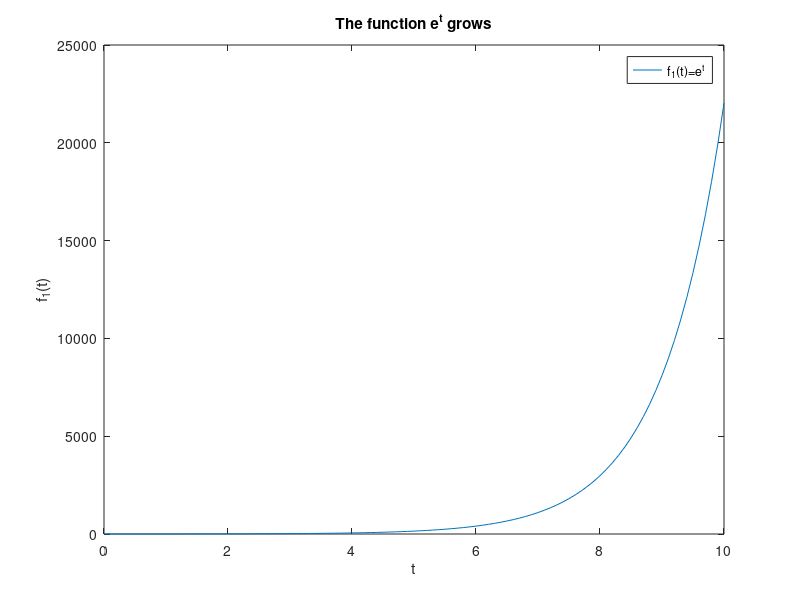
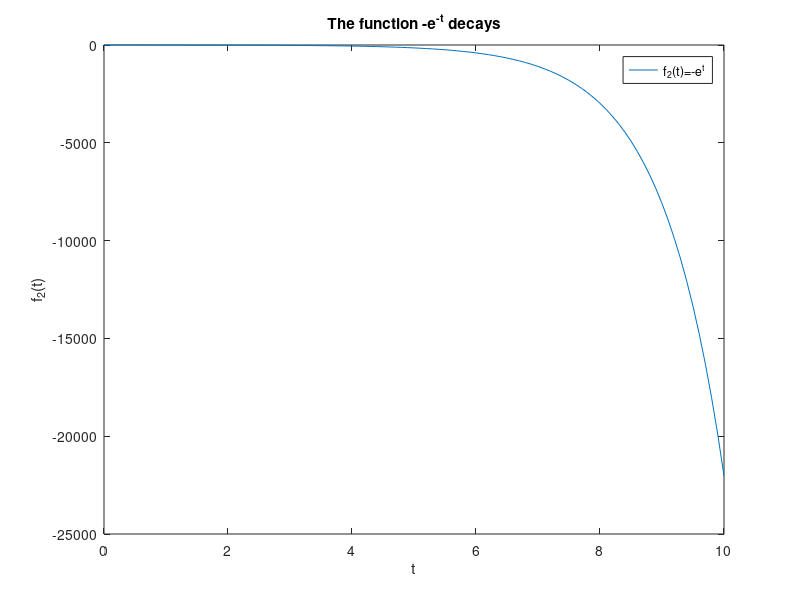
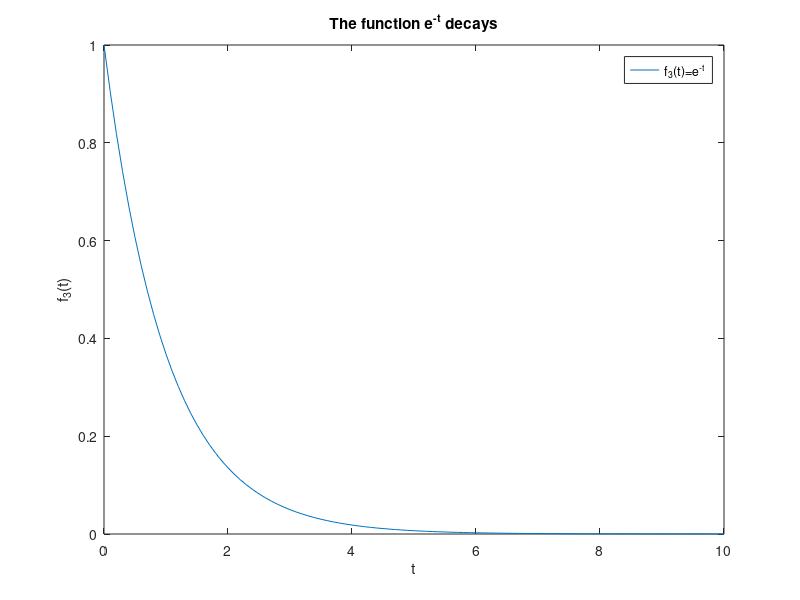
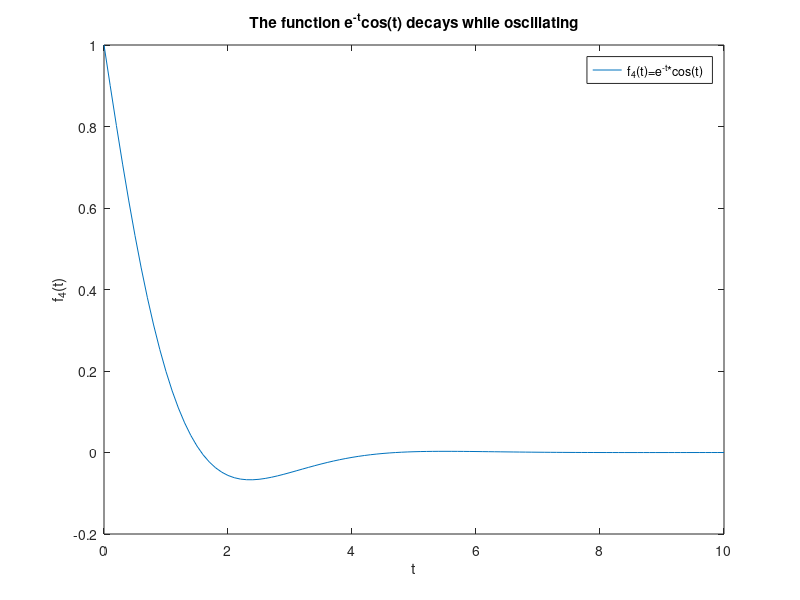

The MATLAB script that drew these images, in order: (Note: this script raises an error after producing the figures.)
 %% Second-Order Lab: Second-Order Linear DEs in MATLAB
%
%
% In this lab, you will learn how to use |iode| to plot solutions of 
% second-order ODEs. You will also learn to classify the behaviour of 
% different types of solutions.
%
% Moreover, you will write your own Second-Order ODE system solver, and 
% compare its results to those of |iode|.
%
% Opening the m-file lab5.m in the MATLAB editor, step through each
% part using cell mode to see the results.  Compare the output with the
% PDF, which was generated from this m-file.
%
% There are seven (7) exercises in this lab that are to be handed in on the
% due date of the lab. Write your solutions in the template, including
% appropriate descriptions in each step. Save the m-files and submit them 
% on Quercus.
%
% MAT292, Fall 2018, Stinchcombe & Khovanskii, modified from
% MAT292, Fall 2017, Stinchcombe & Sinnamon, modified from
% MAT292, Fall 2015, Sousa, based on
% Spring 2010, Jerrard

%% Iode for Second-Order Linear DEs with constant coefficients
% 
% In the |iode| menu, select the |Second order linear ODEs| module.
% It opens with a default DE and a default forcing function |f(t) =
% cos(2t)|. The forcing function can be plotted along with the solution by
% choosing |Show forcing function| from the |Options| menu.
%
% Use this module to easily plot solutions to these kind of equations.
%
% There are three methods to input the initial conditions:
%
% Method 1. Enter the values for |t0|, |x(t0)|, and |x'(t0)| into the
% |Initial conditions| boxes, and then click |Plot solution|.
%
% Method 2. Enter the desired slope |x'(t0)| into the appropriate into the
% |Initial conditions| box, and then click on the graph at the point
% |(t0,x(t0))| where you want the solution to start.
%
% Method 3. Press down the left mouse button at the desired point
% |(t0,x(t0))| and drag the mouse a short distance at the desired slope
% |x'(t0)|. When you release the mouse button, |iode| will plot the
% solution.

%% Growth and Decay Concepts
%
% We want to classify different kinds of behaviour of the solutions. We say
% that a solution:
%
% |grows| if its magnitude tends to |infinity| for large values of |t|, that
% is, if either the solution tends to $+\infty$ or $-\infty$,
%
% |decays| if its magnitude converges to |0| for large values of |t|,
%
% |decays while oscillating| if it keeps changing sign for large values of
% |t| and the amplitude of the oscillation tends to zero,
%
% |grows while oscillating| if it keeps changing sign for large values of
% |t| and the amplitude of the oscillation tends to infinity.

%% Example
%
t = 0:0.1:10;

% Example 1
figure();
y1 = exp(t);
plot(t,y1)

% Annotate the figure
xlabel('t');
ylabel('f_1(t)');
title('The function e^t grows');
legend('f_1(t)=e^t');



% Example 2
figure();
y2 = -exp(t);
plot(t,y2)

% Annotate the figure
xlabel('t');
ylabel('f_2(t)');
title('The function -e^{-t} decays');
legend('f_2(t)=-e^{t}');



% Example 3
figure();
y3 = exp(-t);
plot(t,y3)

% Annotate the figure
xlabel('t');
ylabel('f_3(t)');
title('The function e^{-t} decays');
legend('f_3(t)=e^{-t}');



% Example 4
figure();
y4 = exp(-t).*cos(t);
plot(t,y4)

% Annotate the figure
xlabel('t');
ylabel('f_4(t)');
title('The function e^{-t}cos(t) decays while oscillating');
legend('f_4(t)=e^{-t}*cos(t)');



% Example 5
figure();
y5 = exp(t).*sin(2*t);
plot(t,y5)

% Annotate the figure
xlabel('t');
ylabel('f_5(t)');
title('The function e^{t}sin(2t) grows while oscillating');
legend('f_5(t)=e^{t}sin(2t)');



% Example 6
figure();
y6 = sin(3*t);
plot(t,y6)

% Annotate the figure
xlabel('t');
ylabel('f_6(t)');
title('The function sin(3t) neither decays nor grows, it just oscillates');
legend('f_6(t)=sin(3t)');



% |Remark.| A function which |grows while oscillating| doesn't |grow|,
% because it keeps changing sign, so it neither tends to $+\infty$ nor to
% $-\infty$.

%% Exercise 1
%
% Objective: Use |iode| to solve second-order linear DEs. And classify
% them.
%
% Details: Consider the ODE:
%
%  4y'' + 4 y' + 17 y = 0
%
% (a) Use |iode| to plot six (6) numerical solutions of this equation with
% "random" initial data (use Method 3 above) and press-and-drag at various
% initial points, with some of the slopes being positive and some negative)
%
% Use only initial points in the part of the window where |0<t<1| and
% |-1<x<1| and take all initial slopes between |-3| and |+3|.
%
% Change the window to |[0,10]x[-3,3]|.
% Save a cropped screenshot with the filename ex1_<UTORid>.png
% Changing "UTORid" below will result in the image being included when you "Publish".
% 
% <<ex1_.png>>
% 
%
% (b) Based on the results of (a), state what percentage of solutions 
% decay, grow, grow while oscillating, or decay while oscillating.
% decay: 0%
% grow: 0% 
% grow while oscillating: 0%
% decay while oscillating: 100%
%
% (c) Solve the DE and write the exact solution. Explain why this justifies
% your answer in (b).

% The exact solution is y = (e^(-t/2))*(c1*cos(2t)+c2*sin(2t))
% The exact solution shows that it is a "decay while oscillating" function
% since the power of e is negative which makes the function decay and the
% cosine and sine part of the function makes the function oscillate
% as t approaches positive infinity.

%% Exercise 2
%
% Consider the ODE:
%
%  y'' + sqrt(3) y' - y/4 = 0
%
% Repeat (a), (b), (c) from Exercise 1 with this DE.
% 
% <<ex2_.png>>
%
% (b)
% decay: 0%
% grow: 100% 
% grow while oscillating: 0%
% decay while oscillating: 0%
%
% (c)
% The exact solution:
% y = c1*e^(((2-sqrt(3))/2)*t)+c2*e^(((-2-sqrt(3))/2)*t)
% The graph of the function is not oscillating which is proven by the exact
% solution not having a cosine or sine component. 
% Also, positive exponent exponentials approaches infinity while negative
% exponent exponentials approaches 0 as t approaches positive infinity. 
% Therefore, the c2*e^(((-2-sqrt(3))/2)*t) term appraoches 0 as t 
% approaches positive infinity and the c1*e^(((2-sqrt(3))/2)*t) term
% becomes the dominant term. As a result, we would expect the function to
% grow.

%% Exercise 3
%
% Consider the ODE:
%
%  y'' + sqrt(3) y' + y/4 = 0
%
% Repeat (a), (b), (c) from Exercise 1 with this DE.
% 
% <<ex3_.png>>
%
% (b)
% decay: 100%
% grow: 0% 
% grow while oscillating: 0%
% decay while oscillating: 0%
%
% (c)
% The exact solution:
% y = c1*e^(((sqrt(2)-sqrt(3))/2)*t)+c2*e^(((-sqrt(2)-sqrt(3))/2)*t)
% The graph of the function is not oscillating which is proven by the exact
% solution not having a cosine or sine component. 
% Also, as previously mentioned, negative exponent exponentials approaches
% 0 as t approaches positive infinity. For this function, both terms have
% negative exponent exponentials. Therefore, the function is a decaying
% one.

%% Example
%
% Consider the ODE:
%
%  y'' + 2y' + 10y = 0
% 
% The solution is
%
%  y(t) = e^(-t) ( c1 cos(3t) + c2 sin(3t) )
%
% From this, it is easy to see that all solutions decay while oscillating.
%
% Similarly, for the equation 
%
%  y'' - 2y' + 10y = 0
% 
% The solution is
%
%  y(t) = e^t ( c3 cos(3t) + c4 sin(3t) )
%
% which grows while oscillating.

%% Exercise 4
%
% Consider the fourth-order ODE:
%
%  y'''' + 2 y''' + 6 y'' + 2 y' + 5 y = 0
%
% (a) Find the general solution for this problem. You can use MATLAB to 
% find the roots of the characteristic equation numerically with |roots| or
% symbolically with |solve|.
y = [1, 2, 6, 2, 5];
roots(y)

%
% y = e^(-t)*(c1*sin(2*t)+c2*cos(2*t))+c3*sin(t)+c4*cos(t)
%
% (b) Predict what percentage of solutions with random initial data will 
% grow, decay, grow while oscillating, and decay while oscillating. Explain.

% decay: 0%
% grow: 0% 
% grow while oscillating: 0%
% decay while oscillating: 0%
% oscillating: 100%

% Explaination:
% The function will basically oscillate since c3*sin(t) and c4*cos(t) will
% oscillate without approaching 0 while t approaches positive infinity.
% There is one exception case among the infinite cases, which is when both
% cos(t) and sin(t) are 0, then the function will decay while oscillating 
% due to the e^(-t) term in e^(-t)*(c1*sin(2*t)+c2*cos(2*t)).

%% Exercise 5
%
% Objective: Classify equations given the roots of the characteristic
% equation.
%
% Details: Your answer can consist of just a short sentence, as |grows| or 
% |decays while oscillating|.
%
% Consider a second-order linear constant coefficient homogeneous DE with
% |r1| and |r2| as roots of the characteristic equation.
%
% Summarize your conclusions about the behaviour of solutions for randomly
% chosen initial data when.
%
% (a) |0 < r1 < r2|
%
% (b) |r1 < 0 < r2|
%
% (c) |r1 < r2 < 0|
% 
% (d) |r1 = alpha + beta i| and  |r2 = alpha - beta i| and |alpha < 0|
% 
% (e) |r1 = alpha + beta i| and  |r2 = alpha - beta i| and |alpha = 0|
% 
% (f) |r1 = alpha + beta i| and  |r2 = alpha - beta i| and |alpha > 0|

% (a) grows
% (b) grows
% (c) decays
% (d) decays while oscillating
% (e) oscillating
% (f) grows while oscillating

%% Numerical Methods for Second-Order ODEs
%
% One way to create a numerical method for second-order ODEs is to
% approximate derivatives with finite differences in the same way of the
% Euler method.
%
% This means that we approximate the first derivative by:
%
%  y'(t[n]) ~ ( y[n] - y[n-1] ) / h
%
% and
%   
%  y''(t[n])  ~ ( y'(t[n+1]) - y'(t[n]) ) / h ~ ( y[n+1] - 2 y[n] + y[n-1]
%  ) / ( h^2 )
%
% By writing these approximations into the ODE, we obtain a method to get
% |y[n+1]| from the previous two steps |y[n]| and |y[n-1]|.
%
% The method for approximating solutions is:
%
% 1. Start with |y[0]=y0|
%
% 2. Then we need to get |y[1]|, but we can't use the method, because we
% don't have two iterations |y[0]| and |y[-1]|(!!). So we use Euler to get
%
%  y[1] = y0 + y1 h
%
% y1 is the slope given by the initial condition
%
% 3. Use the method described above to get |y[n]| for |n=2,3,...|.

%% Exercise 6
%
% Objective: Write your own second-order ODE solver.
%
% Details: Consider the second-order ODE
%
%  y'' + p(t) y' + q(t) y = g(t)
% 
% Write a second-order ODE solver using the method described above.
% 
% This m-file should be a function which accepts as variables 
% (t0,tN,y0,y1,h), where t0 and tN are the start and end points of the 
% interval on which to solve the ODE, y0, y1 are the initial conditions of
% the ODE, and h is the stepsize.  You may also want to pass the functions 
% into the ODE the way |ode45| does (check MATLAB lab 2). Name the function
% DE2_<UTORid>.m.
%
% Note: you will need to use a loop to do this exercise.  

%% Exercise 7
%
% Objective: Compare your method with |iode|
%
% Details: Use |iode| to plot the solution of the ODE 
% |y'' + exp(-t/5) y' + (1-exp(-t/5)) y = sin(2*t)|
% with the initial conditions 
% |y(0)  = 1, y'(0) = 0|
%
% Use the window to |[0,20]x[-2,2]|
% Without removing the figure window, plot your solution (in a different colour), 
% which will be plotted in the same graph. 
%
% Comment on any major differences, or the lack thereof.
% There is no major differences.
%
% <<ex7_.png>>
%
% Initial/Given conditions
y0 = 1;
y1 = 0;
t0 = 0;
tN = 20;

% Set stepsize to 0.1
h = 0.1;

% Definition of time vector
T = t0:h:tN;

% Definition of inline function
f = @(T,y_p,y) -exp(-T/5)*y_p-(1-exp(-T/5))*y+sin(2*T);

% Use the second-order ODE solver
[T, Y] = DE2_(f,t0,tN,y0,y1,h);

% Plot the solution
plot(T,Y);

% Label the plot
ylabel('y');
xlabel('t');
title("The solution to y''+exp(-t/5)y'+(1-exp(-t/5))y=sin(2*t)");
